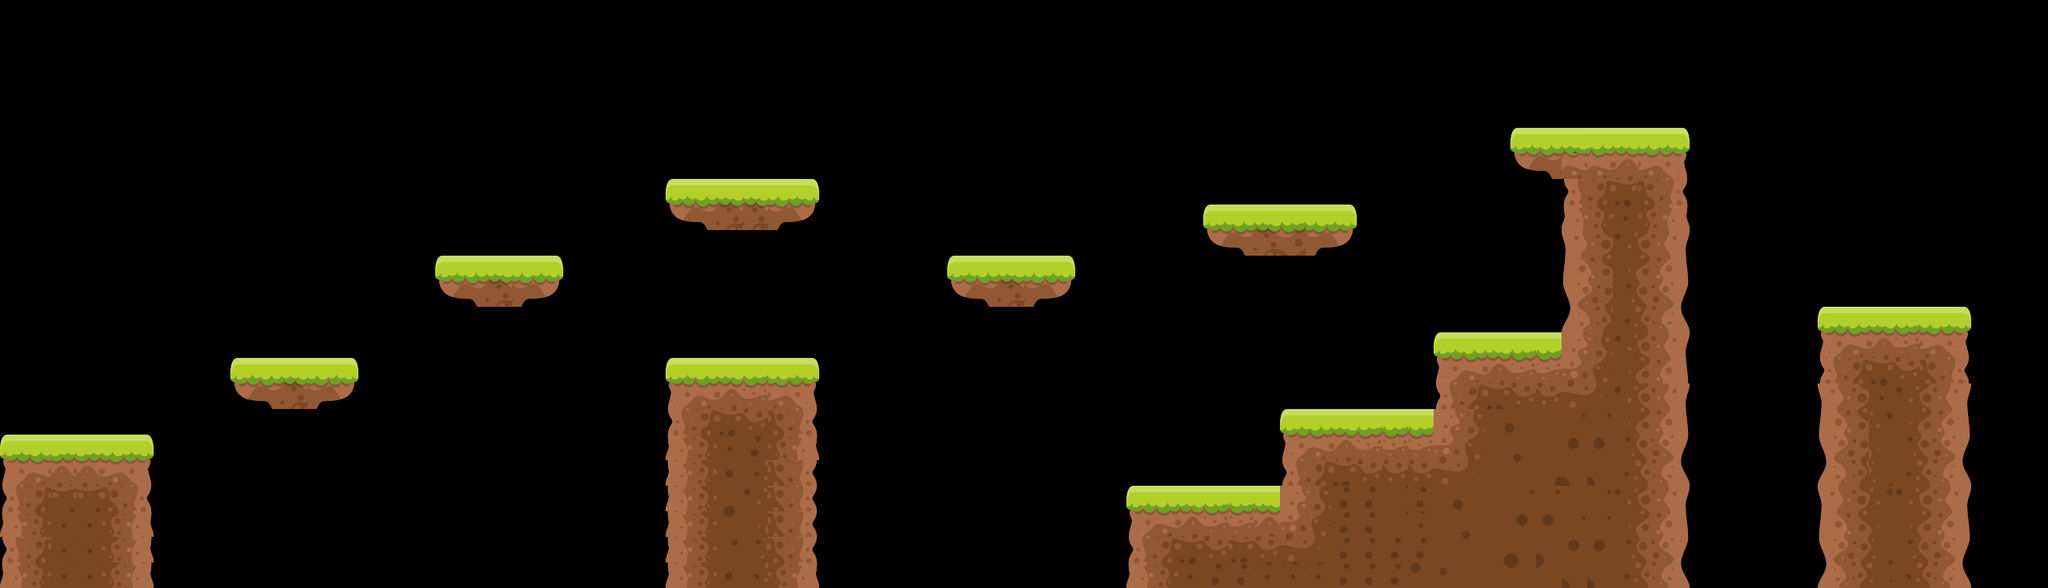

This is a level from a 2D game, rendered from its Tiled map with the project's own tilesets. A one-line summary and the complete map file follow:
An orthogonal 80x23 tile map with 32x32 px tiles, 1 tile layer (Tile Layer 1), 11 tilesets and 8 objects.

<map version="1.10" tiledversion="1.11.2" orientation="orthogonal" renderorder="right-down" width="80" height="23" tilewidth="32" tileheight="32" infinite="0" nextlayerid="4" nextobjectid="17">
 <tileset firstgid="1" source="1.tsx" />
 <tileset firstgid="17" source="3.tsx" />
 <tileset firstgid="33" source="13.tsx" />
 <tileset firstgid="41" source="15.tsx" />
 <tileset firstgid="49" source="6.tsx" />
 <tileset firstgid="65" source="2.tsx" />
 <tileset firstgid="81" source="8.tsx" />
 <tileset firstgid="97" source="4.tsx" />
 <tileset firstgid="113" source="5.tsx" />
 <tileset firstgid="129" source="enemy.tsx" />
 <tileset firstgid="130" source="potion.tsx" />
 <layer id="1" name="Tile Layer 1" width="80" height="23">
  <data encoding="csv">
0,0,0,0,0,0,0,0,0,0,0,0,0,0,0,0,0,0,0,0,0,0,0,0,0,0,0,0,0,0,0,0,0,0,0,0,0,0,0,0,0,0,0,0,0,0,0,0,0,0,0,0,0,0,0,0,0,0,0,0,0,0,0,0,0,0,0,0,0,0,0,0,0,0,0,0,0,0,0,0,
0,0,0,0,0,0,0,0,0,0,0,0,0,0,0,0,0,0,0,0,0,0,0,0,0,0,0,0,0,0,0,0,0,0,0,0,0,0,0,0,0,0,0,0,0,0,0,0,0,0,0,0,0,0,0,0,0,0,0,0,0,0,0,0,0,0,0,0,0,0,0,0,0,0,0,0,0,0,0,0,
0,0,0,0,0,0,0,0,0,0,0,0,0,0,0,0,0,0,0,0,0,0,0,0,0,0,0,0,0,0,0,0,0,0,0,0,0,0,0,0,0,0,0,0,0,0,0,0,0,0,0,0,0,0,0,0,0,0,0,0,0,0,0,0,0,0,0,0,0,0,0,0,0,0,0,0,0,0,0,0,
0,0,0,0,0,0,0,0,0,0,0,0,0,0,0,0,0,0,0,0,0,0,0,0,0,0,0,0,0,0,0,0,0,0,0,0,0,0,0,0,0,0,0,0,0,0,0,0,0,0,0,0,0,0,0,0,0,0,0,0,0,0,0,0,0,0,0,0,0,0,0,0,0,0,0,0,0,0,0,0,
0,0,0,0,0,0,0,0,0,0,0,0,0,0,0,0,0,0,0,0,0,0,0,0,0,0,0,0,0,0,0,0,0,0,0,0,0,0,0,0,0,0,0,0,0,0,0,0,0,0,0,0,0,0,0,0,0,0,0,0,0,0,0,0,0,0,0,0,0,0,0,0,0,0,0,0,0,0,0,0,
0,0,0,0,0,0,0,0,0,0,0,0,0,0,0,0,0,0,0,0,0,0,0,0,0,0,0,0,0,0,0,0,0,0,0,0,0,0,0,0,0,0,0,0,0,0,0,0,0,0,0,0,0,0,0,0,0,0,0,33,34,35,2,3,19,20,0,0,0,0,0,0,0,0,0,0,0,0,0,0,
0,0,0,0,0,0,0,0,0,0,0,0,0,0,0,0,0,0,0,0,0,0,0,0,0,0,0,0,0,0,0,0,0,0,0,0,0,0,0,0,0,0,0,0,0,0,0,0,0,0,0,0,0,0,0,0,0,0,0,37,38,6,6,7,23,24,0,0,0,0,0,0,0,0,0,0,0,0,0,0,
0,0,0,0,0,0,0,0,0,0,0,0,0,0,0,0,0,0,0,0,0,0,0,0,0,0,33,34,35,35,43,44,0,0,0,0,0,0,0,0,0,0,0,0,0,0,0,0,0,0,0,0,0,0,0,0,0,0,0,0,0,9,10,11,27,28,0,0,0,0,0,0,0,0,0,0,0,0,0,0,
0,0,0,0,0,0,0,0,0,0,0,0,0,0,0,0,0,0,0,0,0,0,0,0,0,0,37,38,39,39,47,48,0,0,0,0,0,0,0,0,0,0,0,0,0,0,0,33,34,35,36,43,44,0,0,0,0,0,0,0,0,13,14,15,31,32,0,0,0,0,0,0,0,0,0,0,0,0,0,0,
0,0,0,0,0,0,0,0,0,0,0,0,0,0,0,0,0,0,0,0,0,0,0,0,0,0,0,0,0,0,0,0,0,0,0,0,0,0,0,0,0,0,0,0,0,0,0,37,38,39,40,47,48,0,0,0,0,0,0,0,0,97,98,50,51,52,0,0,0,0,0,0,0,0,0,0,0,0,0,0,
0,0,0,0,0,0,0,0,0,0,0,0,0,0,0,0,0,33,34,35,43,44,0,0,0,0,0,0,0,0,0,0,0,0,0,0,0,33,34,35,43,44,0,0,0,0,0,0,0,0,0,0,0,0,0,0,0,0,0,0,0,101,102,54,55,56,0,0,0,0,0,0,0,0,0,0,0,0,0,0,
0,0,0,0,0,0,0,0,0,0,0,0,0,0,0,0,0,37,38,39,47,48,0,0,0,0,0,0,0,0,0,0,0,0,0,0,0,37,38,39,47,48,0,0,0,0,0,0,0,0,0,0,0,0,0,0,0,0,0,0,0,105,106,58,59,60,0,0,0,0,0,0,0,0,0,0,0,0,0,0,
0,0,0,0,0,0,0,0,0,0,0,0,0,0,0,0,0,0,0,0,0,0,0,0,0,0,0,0,0,0,0,0,0,0,0,0,0,0,0,0,0,0,0,0,0,0,0,0,0,0,0,0,0,0,0,0,0,0,0,0,0,109,110,62,63,64,0,0,0,0,0,1,2,3,4,19,20,0,0,0,
0,0,0,0,0,0,0,0,0,0,0,0,0,0,0,0,0,0,0,0,0,0,0,0,0,0,0,0,0,0,0,0,0,0,0,0,0,0,0,0,0,0,0,0,0,0,0,0,0,0,0,0,0,0,0,0,1,2,3,4,4,81,82,50,51,52,0,0,0,0,0,5,6,7,8,23,24,0,0,0,
0,0,0,0,0,0,0,0,0,33,34,35,43,44,0,0,0,0,0,0,0,0,0,0,0,0,1,2,3,4,19,20,0,0,0,0,0,0,0,0,0,0,0,0,0,0,0,0,0,0,0,0,0,0,0,0,5,6,7,8,8,85,86,54,55,56,0,0,0,0,0,9,10,11,12,27,28,0,0,0,
0,0,0,0,0,0,0,0,0,37,38,39,47,48,0,0,0,0,0,0,0,0,0,0,0,0,5,6,7,8,23,24,0,0,0,0,0,0,0,0,0,0,0,0,0,0,0,0,0,0,0,0,0,0,0,0,9,10,11,12,12,89,90,50,51,52,0,0,0,0,0,97,98,15,50,51,52,0,0,0,
0,0,0,0,0,0,0,0,0,0,0,0,0,0,0,0,0,0,0,0,0,0,0,0,0,0,9,10,11,12,27,28,0,0,0,0,0,0,0,0,0,0,0,0,0,0,0,0,0,0,1,2,3,4,4,4,81,82,113,114,115,116,116,54,55,56,0,0,0,0,0,101,102,99,54,55,56,0,0,0,
1,2,18,18,19,20,0,0,0,0,0,0,0,0,0,0,0,0,0,0,0,0,0,0,0,0,13,14,15,16,31,32,0,0,0,0,0,0,0,0,0,0,0,0,0,0,0,0,0,0,5,6,7,8,8,8,85,86,117,118,119,120,120,58,59,60,0,0,0,0,0,105,106,103,58,59,60,0,0,0,
5,6,22,22,23,24,0,0,0,0,0,0,0,0,0,0,0,0,0,0,0,0,0,0,0,0,13,14,61,62,27,28,0,0,0,0,0,0,0,0,0,0,0,0,0,0,0,0,0,0,9,10,11,12,12,12,89,90,121,122,123,124,124,62,63,64,0,0,0,0,0,109,110,107,62,63,64,0,0,0,
9,10,26,26,27,28,0,0,0,0,0,0,0,0,0,0,0,0,0,0,0,0,0,0,0,0,13,14,49,50,27,28,0,0,0,0,0,0,0,0,0,0,0,0,1,2,3,4,4,3,81,82,16,16,91,16,113,114,115,116,116,115,116,50,51,52,0,0,0,0,0,97,98,99,50,51,52,0,0,0,
13,14,30,30,31,32,0,0,0,0,0,0,0,0,0,0,0,0,0,0,0,0,0,0,0,0,13,14,53,54,27,28,0,0,0,0,0,0,0,0,0,0,0,0,5,6,7,8,8,7,85,86,16,16,91,15,117,118,119,120,120,116,116,54,55,56,0,0,0,0,0,101,102,103,54,55,56,0,0,0,
9,10,30,30,31,32,0,0,0,0,0,0,0,0,0,0,0,0,0,0,0,0,0,0,0,0,13,14,57,58,27,28,0,0,0,0,0,0,0,0,0,0,0,0,9,10,11,12,11,12,89,90,16,16,16,16,121,122,123,124,124,120,120,58,59,60,0,0,0,0,0,105,106,107,58,59,60,0,0,0,
13,14,30,30,31,32,0,0,0,0,0,0,0,0,0,0,0,0,0,0,0,0,0,0,0,0,13,14,61,62,31,32,0,0,0,0,0,0,0,0,0,0,0,0,13,14,15,16,16,15,15,15,16,16,16,95,125,126,127,128,128,124,124,62,63,64,0,0,0,0,0,109,110,111,62,63,64,0,0,0
</data>
 </layer>
 <objectgroup id="2" name="enemy">
  <object id="1" gid="129" x="2334.67" y="384" width="96" height="96" />
  <object id="2" gid="129" x="577.333" y="320" width="96" height="96" />
  <object id="4" gid="129" x="1632" y="512" width="96" height="96" />
  <object id="16" gid="129" x="1953.33" y="161.333" width="96" height="96" />
 </objectgroup>
 <objectgroup id="3" name="potion">
  <object id="12" gid="130" x="894.667" y="224" width="64" height="64" />
  <object id="13" gid="130" x="897.333" y="446.667" width="64" height="64" />
  <object id="14" gid="130" x="2144" y="416" width="64" height="64" />
  <object id="15" gid="130" x="1504" y="609.333" width="64" height="64" />
 </objectgroup>
</map>
